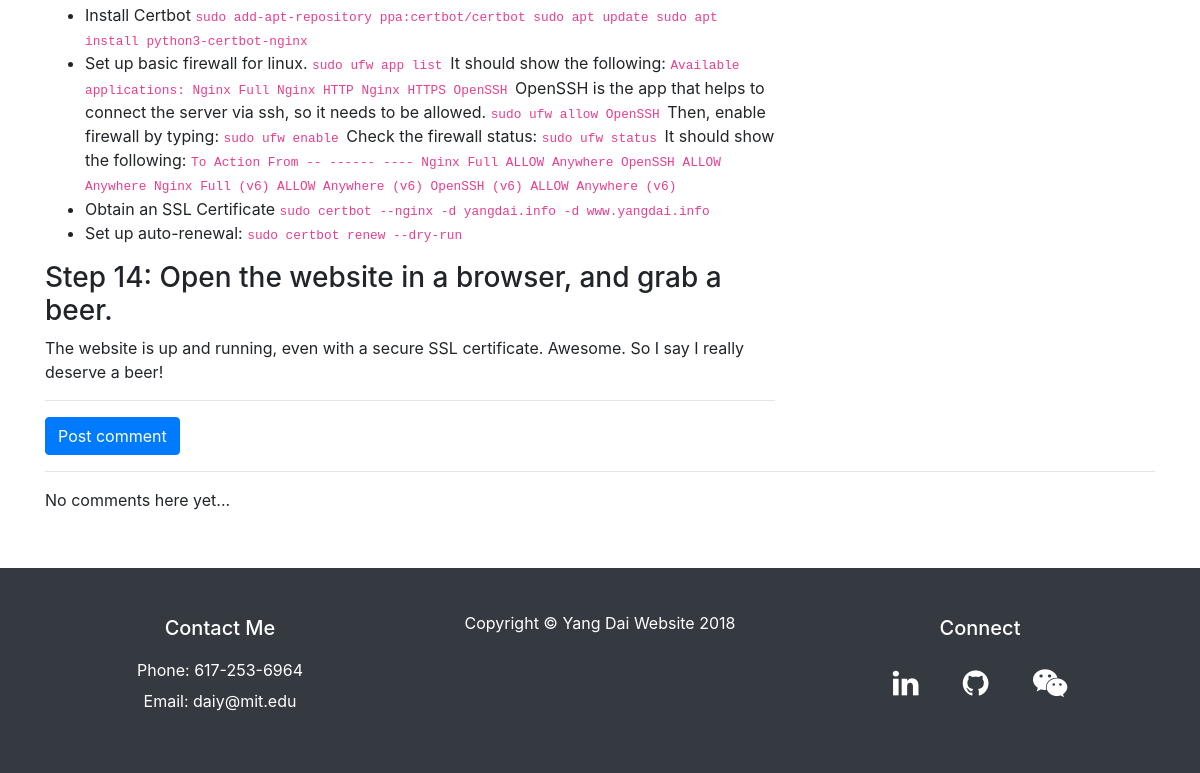
The app's page /blog/django-webapp-deployment-on-linux-server-digitalocean (lower part), older data.
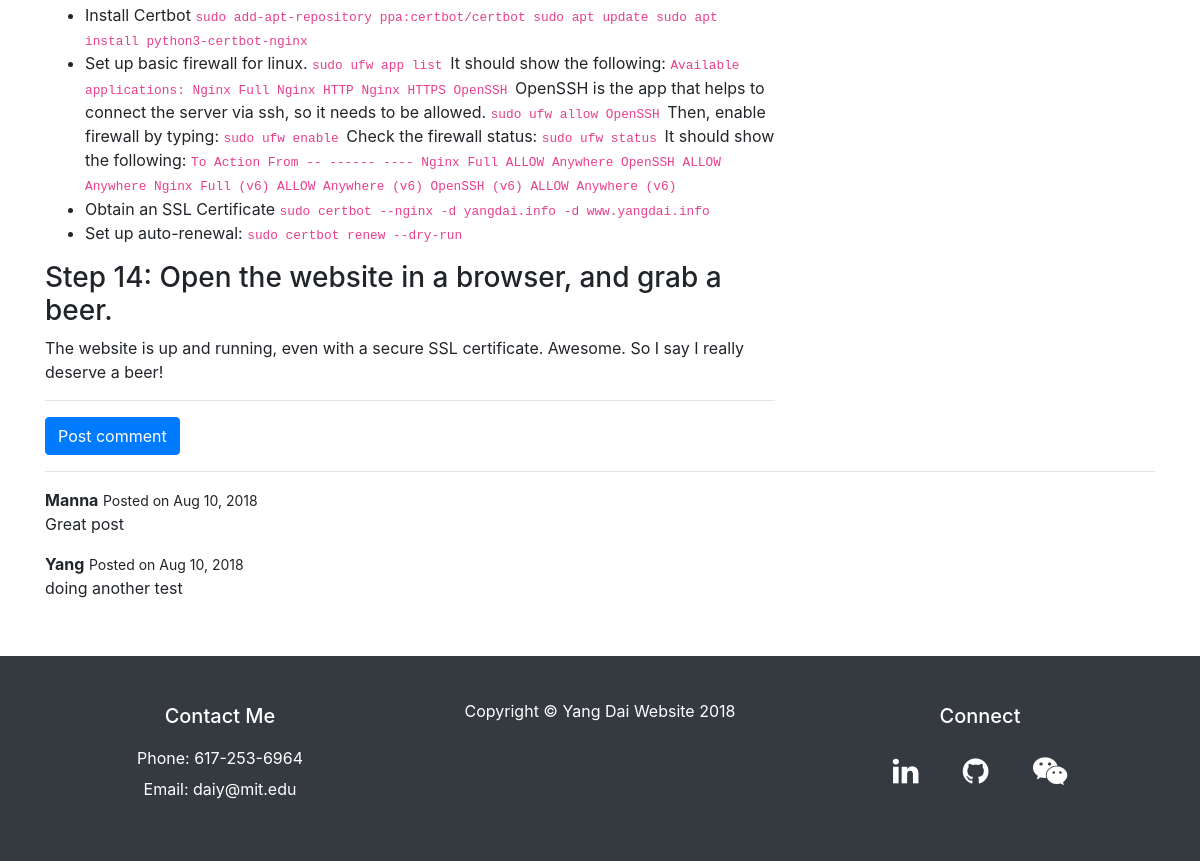
The same page, newer data.
### blog/models.py (models this page shows, shortened)
class Comment(models.Model):
    post = models.ForeignKey(
        'blog.Post', on_delete=models.CASCADE, related_name='comments'
    )
    author = models.CharField(max_length=200)
    text = models.TextField()
    created_date = models.DateTimeField(default=timezone.now)
    approved_comment = models.BooleanField(default=False)

### blog/views.py (the view)
# urls.py: path('<slug:slug>', PostDetailView.as_view(), name='post_detail'),
class PostDetailView(DetailView):
    model = Post
    slug_url_kwarg = 'slug'
    template_name = 'blog/post_detail.html'
    def get_context_data(self, **kwargs):
        context = super().get_context_data(**kwargs)
        context['post'] = get_object_or_404(Post, slug=self.kwargs['slug'])
        context['tags'] = Tag.objects.all()
        return context

### blog/templates/blog/post_detail.html (shortened to what this page needs)
{% extends "blog/base.html" %}
{% load bootstrap4 %}
{% block content %}
<div class="col-lg-8">
  {% autoescape off %}
    <p>{{ post.body }}</p>
  {% endautoescape %}
  <hr>
</div>
{% endblock content %}
{% block comment %}
    <a href="{% url 'blog:add_comment' post.slug %}">
      <button type="submit" class="btn btn-primary">Post comment</button>
    </a>
    <hr>
    <div class="media mb-4">
      <div class="media-body">
      {% for comment in post.comments.all  %}
        <strong class="mt-0">{{ comment.author }}</strong>
        <small>Posted on {{ comment.created_date|date:'M d, Y' }}</small>
        {{ comment.text|linebreaks }}
      {% empty %}
          <p>No comments here yet...</p>
      {% endfor %}
      </div>
    </div>
{% endblock comment %}

Row changes from the older to the newer data that the page shows:
added Comment: author "Manna", created_date "Aug 10, 2018", text "Great post"
added Comment: author "Yang", created_date "Aug 10, 2018", text "doing another test"
Text that changed along with them:
text no longer shown: "No comments here yet..."
